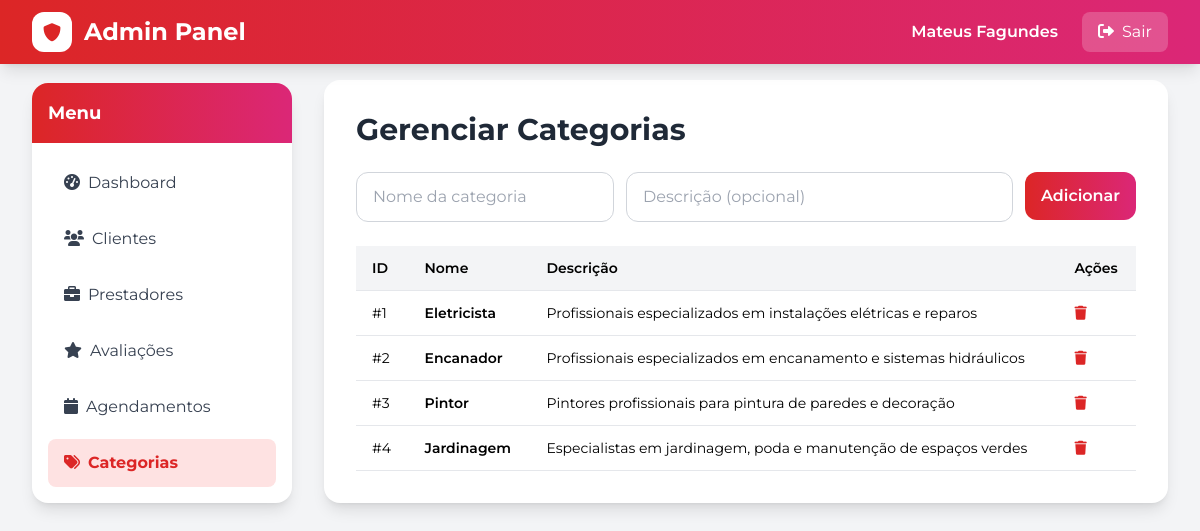
/pags/adm.php?aba=categorias (signed in), run on the app's committed database.
### tables this page shows
CREATE TABLE IF NOT EXISTS `categorias` (
    `id` INT AUTO_INCREMENT PRIMARY KEY,
    `nome` VARCHAR(255) NOT NULL UNIQUE,
    `descricao` TEXT,
    `ícone` VARCHAR(255),
    `criado_em` TIMESTAMP DEFAULT CURRENT_TIMESTAMP
);

### pags/adm.php (the view, shortened to what this page needs)
    <?php
include 'connection.php';
$aba = $_GET['aba'] ?? 'dashboard';
$clientes_total = $conn->query("SELECT COUNT(*) as total FROM clientes")->fetch_assoc()['total'];
$prestadores_total = $conn->query("SELECT COUNT(*) as total FROM prestadores")->fetch_assoc()['total'];
$avaliacoes_total = $conn->query("SELECT COUNT(*) as total FROM avaliacoes")->fetch_assoc()['total'];
$agendamentos_total = $conn->query("SELECT COUNT(*) as total FROM agendamentos")->fetch_assoc()['total'];
?>
<!DOCTYPE html>
<html lang="pt-br">
<head>
    <script src="https://cdn.tailwindcss.com"></script>
    <link href="https://cdnjs.cloudflare.com/ajax/libs/font-awesome/6.0.0/css/all.min.css" rel="stylesheet">
</head>
<body class="bg-gray-100 min-h-screen">
    <nav class="bg-gradient-to-r from-red-600 to-pink-600 shadow-lg fixed w-full z-50">
        <div class="max-w-7xl mx-auto px-4 sm:px-6 lg:px-8">
            <div class="flex justify-between h-16 items-center">
                <div class="flex items-center space-x-3">
                    <div class="w-10 h-10 bg-white rounded-xl flex items-center justify-center">
                        <i class="fas fa-shield-alt text-red-600 text-lg"></i>
                    </div>
                    <span class="text-2xl font-bold text-white">Admin Panel</span>
                </div>
                <div class="flex items-center space-x-6">
                    <span class="text-white font-semibold"><?php echo htmlspecialchars($_SESSION['admin_name']); ?></span>
                    <a href="adm.php?logout=1" class="bg-white/20 text-white px-4 py-2 rounded-lg hover:bg-white/30 transition-colors">
                        <i class="fas fa-sign-out-alt mr-2"></i>Sair
                    </a>
                </div>
            </div>
        </div>
    </nav>
    <div class="pt-20 pb-12">
        <div class="max-w-7xl mx-auto px-4 sm:px-6 lg:px-8">
            <div class="grid grid-cols-1 md:grid-cols-4 gap-8">
                <div>
                    <div class="bg-white rounded-2xl shadow-lg overflow-hidden sticky top-24">
                        <div class="bg-gradient-to-r from-red-600 to-pink-600 p-4">
                            <h3 class="text-white font-bold text-lg">Menu</h3>
                        </div>
                        <nav class="p-4 space-y-2">
                            <a href="adm.php?aba=dashboard" class="block px-4 py-3 rounded-lg <?php echo $aba === 'dashboard' ? 'bg-red-100 text-red-600 font-bold' : 'text-gray-700 hover:bg-gray-100'; ?> transition-colors">
                                <i class="fas fa-tachometer-alt mr-2"></i>Dashboard
                            </a>
                            <a href="adm.php?aba=clientes" class="block px-4 py-3 rounded-lg <?php echo $aba === 'clientes' ? 'bg-red-100 text-red-600 font-bold' : 'text-gray-700 hover:bg-gray-100'; ?> transition-colors">
                                <i class="fas fa-users mr-2"></i>Clientes
                            </a>
                            <a href="adm.php?aba=prestadores" class="block px-4 py-3 rounded-lg <?php echo $aba === 'prestadores' ? 'bg-red-100 text-red-600 font-bold' : 'text-gray-700 hover:bg-gray-100'; ?> transition-colors">
                                <i class="fas fa-briefcase mr-2"></i>Prestadores
                            </a>
                            <a href="adm.php?aba=avaliacoes" class="block px-4 py-3 rounded-lg <?php echo $aba === 'avaliacoes' ? 'bg-red-100 text-red-600 font-bold' : 'text-gray-700 hover:bg-gray-100'; ?> transition-colors">
                                <i class="fas fa-star mr-2"></i>Avaliações
                            </a>
                            <a href="adm.php?aba=agendamentos" class="block px-4 py-3 rounded-lg <?php echo $aba === 'agendamentos' ? 'bg-red-100 text-red-600 font-bold' : 'text-gray-700 hover:bg-gray-100'; ?> transition-colors">
                                <i class="fas fa-calendar mr-2"></i>Agendamentos
                            </a>
                            <a href="adm.php?aba=categorias" class="block px-4 py-3 rounded-lg <?php echo $aba === 'categorias' ? 'bg-red-100 text-red-600 font-bold' : 'text-gray-700 hover:bg-gray-100'; ?> transition-colors">
                                <i class="fas fa-tags mr-2"></i>Categorias
                            </a>
                        </nav>
                    </div>
                </div>
                <div class="md:col-span-3">
                    <?php if ($aba === 'dashboard'): ?>
                    <div class="space-y-6">
                        <h1 class="text-4xl font-bold text-gray-800">Dashboard</h1>
                        <div class="grid grid-cols-1 sm:grid-cols-2 lg:grid-cols-4 gap-6">
                            <div class="bg-white rounded-2xl shadow-lg p-6 border-l-4 border-blue-600">
                                <div class="flex items-center justify-between">
                                    <div>
                                        <p class="text-gray-600 font-semibold">Total de Clientes</p>
                                        <p class="text-4xl font-bold text-gray-800 mt-2"><?php echo $clientes_total; ?></p>
                                    </div>
                                    <div class="w-16 h-16 bg-blue-100 rounded-full flex items-center justify-center">
                                        <i class="fas fa-users text-blue-600 text-2xl"></i>
                                    </div>
                                </div>
                            </div>
                            <div class="bg-white rounded-2xl shadow-lg p-6 border-l-4 border-green-600">
                                <div class="flex items-center justify-between">
                                    <div>
                                        <p class="text-gray-600 font-semibold">Total de Prestadores</p>
                                        <p class="text-4xl font-bold text-gray-800 mt-2"><?php echo $prestadores_total; ?></p>
                                    </div>
                                    <div class="w-16 h-16 bg-green-100 rounded-full flex items-center justify-center">
                                        <i class="fas fa-briefcase text-green-600 text-2xl"></i>
                                    </div>
                                </div>
                            </div>
                            <div class="bg-white rounded-2xl shadow-lg p-6 border-l-4 border-yellow-600">
                                <div class="flex items-center justify-between">
                                    <div>
                                        <p class="text-gray-600 font-semibold">Total de Avaliações</p>
                                        <p class="text-4xl font-bold text-gray-800 mt-2"><?php echo $avaliacoes_total; ?></p>
                                    </div>
                                    <div class="w-16 h-16 bg-yellow-100 rounded-full flex items-center justify-center">
                                        <i class="fas fa-star text-yellow-600 text-2xl"></i>
                                    </div>
                                </div>
                            </div>
                            <div class="bg-white rounded-2xl shadow-lg p-6 border-l-4 border-purple-600">
                                <div class="flex items-center justify-between">
                                    <div>
                                        <p class="text-gray-600 font-semibold">Total de Agendamentos</p>
                                        <p class="text-4xl font-bold text-gray-800 mt-2"><?php echo $agendamentos_total; ?></p>
                                    </div>
                                    <div class="w-16 h-16 bg-purple-100 rounded-full flex items-center justify-center">
                                        <i class="fas fa-calendar text-purple-600 text-2xl"></i>
                                    </div>
                                </div>
                            </div>
                        </div>
                    </div>
                    <?php elseif ($aba === 'categorias'): ?>
                    <div class="bg-white rounded-2xl shadow-lg p-8">
                        <h2 class="text-3xl font-bold text-gray-800 mb-6">Gerenciar Categorias</h2>
                        <div class="mb-6">
                            <form id="categoria-form" class="flex gap-3 items-start">
                                <input type="text" id="categoria-nome" placeholder="Nome da categoria" class="px-4 py-3 border border-gray-300 rounded-xl w-1/3" required>
                                <input type="text" id="categoria-descricao" placeholder="Descrição (opcional)" class="px-4 py-3 border border-gray-300 rounded-xl w-1/2">
                                <button type="button" onclick="criarCategoria()" class="bg-gradient-to-r from-red-600 to-pink-600 text-white px-4 py-3 rounded-xl font-semibold">Adicionar</button>
                            </form>
                        </div>
                        <div class="overflow-x-auto">
                            <table class="w-full text-sm">
                                <thead>
                                    <tr class="bg-gray-100 border-b">
                                        <th class="px-4 py-3 text-left font-semibold">ID</th>
                                        <th class="px-4 py-3 text-left font-semibold">Nome</th>
                                        <th class="px-4 py-3 text-left font-semibold">Descrição</th>
                                        <th class="px-4 py-3 text-left font-semibold">Ações</th>
                                    </tr>
                                </thead>
                                <tbody>
                                    <?php
                                    $res_cat = $conn->query("SELECT * FROM categorias ORDER BY criado_em DESC");
                                    if ($res_cat && $res_cat->num_rows > 0):
                                        while ($cat = $res_cat->fetch_assoc()):
                                    ?>
                                    <tr class="border-b hover:bg-gray-50">
                                        <td class="px-4 py-3">#<?php echo $cat['id']; ?></td>
                                        <td class="px-4 py-3 font-semibold"><?php echo htmlspecialchars($cat['nome']); ?></td>
                                        <td class="px-4 py-3"><?php echo htmlspecialchars($cat['descricao']); ?></td>
                                        <td class="px-4 py-3">
                                            <button onclick="deletarCategoria(<?php echo $cat['id']; ?>)" class="text-red-600 hover:text-red-800">
                                                <i class="fas fa-trash"></i>
                                            </button>
                                        </td>
                                    </tr>
                                    <?php endwhile; endif; ?>
                                </tbody>
                            </table>
                        </div>
                    </div>
                    <?php endif; ?>
                </div>
            </div>
        </div>
    </div>
</body>
</html>
</html>

### pags/adm.php (style rules this page uses)
body { font-family: 'Montserrat', sans-serif; }

### data on the page
categorias: id "1", nome "Eletricista", descricao "Profissionais especializados em instalações elétricas e reparos"
categorias: id "2", nome "Encanador", descricao "Profissionais especializados em encanamento e sistemas hidráulicos"
categorias: id "3", nome "Pintor", descricao "Pintores profissionais para pintura de paredes e decoração"
categorias: id "4", nome "Jardinagem", descricao "Especialistas em jardinagem, poda e manutenção de espaços verdes"

### other printed values
$_SESSION['admin_name'] "Mateus Fagundes"
